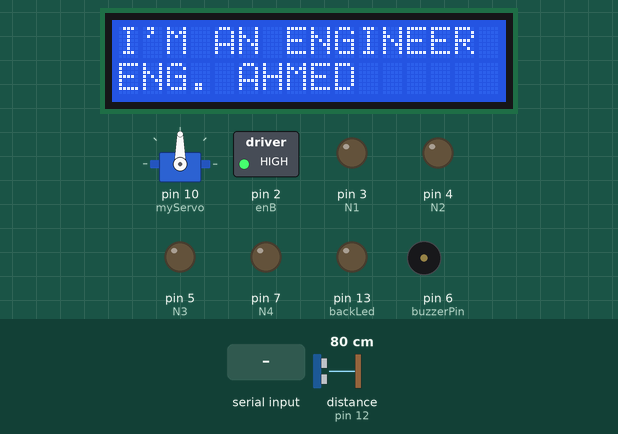
Bench run of a sketch on a simulated Arduino Uno, built with avr-gcc and run on an emulated ATmega328P. Shown: servo, 16×2 character LCD, switched loads named in the sketch (green lamp = pin HIGH), output pins drawn as LEDs (lit = HIGH), buzzer (waves = sounding, pin HIGH). Wiring (inferred from the names in the program): ultrasonic range finder: trigger pin 11; echo pin 12. The test bench sets the inputs (shaded band); at power-on: distance to the obstacle (sensor on pin 12) 80 cm. The echo pulse lasts 58.3 µs per cm; pins used as bus, display or sensor lines are not drawn; what the sketch prints to the serial monitor is not drawn.

Above: at 1.2 s.
1.3 s: distance to the obstacle (sensor on pin 12) set to 23 cm
2.9 s: distance to the obstacle (sensor on pin 12) set to 18 cm
At 5.0 s:
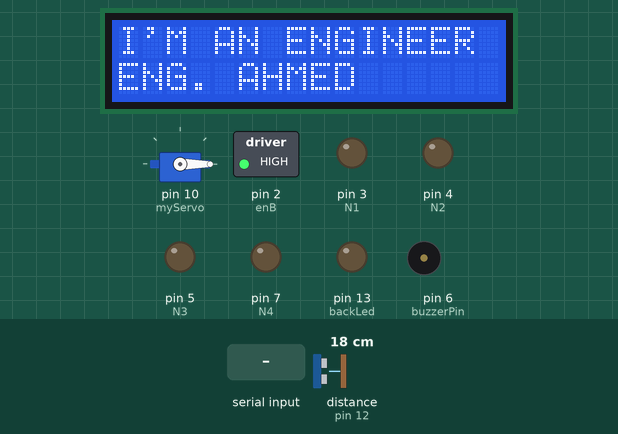
5.9 s: "F" received over the second serial link
At 8.3 s:
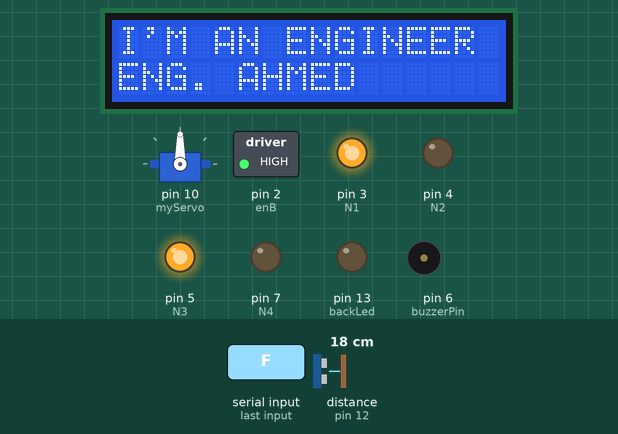
8.9 s: "R" received over the second serial link
At 12.05 s:
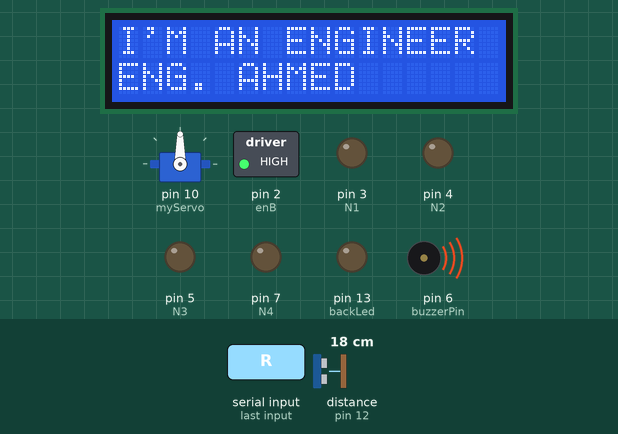
Timing chart, 0 to 12.9 s (numbered marks = the images above; inputs shaded):
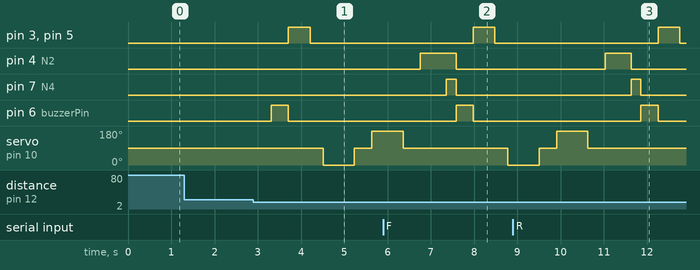

The sketch:

sketch_mar1a.ino
```cpp
#include <SoftwareSerial.h>
#include <Servo.h>
#include <LiquidCrystal_I2C.h>
#include <Wire.h>

SoftwareSerial BT(8,9);
Servo myServo;
LiquidCrystal_I2C lcd(0x27,16,2);

// Motor pins
int enB = 2;
#define N1 3
#define N2 4
#define N3 5
#define N4 7

// Ultrasonic Pins
#define trigPin 11
#define echoPin 12

// Buzzer & Led
int buzzerPin = 6;
int backLed = 13;

// Variables
char command;
bool movingBack = false;
bool obstacleDetected = false;

long duration;
int distance;


// Buzzer timer
unsigned long buzzerTimer = 0;

void setup() {

    // Motors Setup
    pinMode(enB, OUTPUT);
    pinMode(N1, OUTPUT);
    pinMode(N2, OUTPUT);
    pinMode(N3, OUTPUT);
    pinMode(N4, OUTPUT);
    digitalWrite(enB,HIGH);

    // Ultrasonic Setup
    pinMode(trigPin, OUTPUT);
    pinMode(echoPin, INPUT);

    pinMode(buzzerPin, OUTPUT);
    pinMode(backLed, OUTPUT);

    // Servo Setup
    myServo.attach(10);
    myServo.write(90);

    lcd.init();
    lcd.backlight();

    lcd.setCursor(0,0);
    lcd.print("I'M AN ENGINEER");

    lcd.setCursor(0,1);
    lcd.print("ENG. AHMED");

    Serial.begin(9600);
    BT.begin(9600);
}

int getDistance() {

  int d1, d2, d3;

  digitalWrite(trigPin,LOW);
  delayMicroseconds(2);
  digitalWrite(trigPin,HIGH);
  delayMicroseconds(10);
  digitalWrite(trigPin,LOW);
  d1 = pulseIn(echoPin,HIGH) * 0.034 / 2;

  delay(10);

  digitalWrite(trigPin,LOW);
  delayMicroseconds(2);
  digitalWrite(trigPin,HIGH);
  delayMicroseconds(10);
  digitalWrite(trigPin,LOW);
  d2 = pulseIn(echoPin,HIGH) * 0.034 / 2;

  delay(10);

  digitalWrite(trigPin,LOW);
  delayMicroseconds(2);
  digitalWrite(trigPin,HIGH);
  delayMicroseconds(10);
  digitalWrite(trigPin,LOW);
  d3 = pulseIn(echoPin,HIGH) * 0.034 / 2;

  return (d1 + d2 + d3) / 3;
}


void Stop(){

  digitalWrite(N1,LOW);
  digitalWrite(N2,LOW);
  digitalWrite(N3,LOW);
  digitalWrite(N4,LOW);
}

void Forward(){

  digitalWrite(N1,LOW);
  digitalWrite(N2,HIGH);
  digitalWrite(N3,LOW);
  digitalWrite(N4,HIGH);
}

void Backward(){

  digitalWrite(N1,HIGH);
  digitalWrite(N2,LOW);
  digitalWrite(N3,HIGH);
  digitalWrite(N4,LOW);
}

void Left(){

  digitalWrite(N1,LOW);
  digitalWrite(N2,HIGH);
  digitalWrite(N3,LOW);
  digitalWrite(N4,LOW);
}

void Right(){

  digitalWrite(N1,LOW);
  digitalWrite(N2,LOW);
  digitalWrite(N3,LOW);
  digitalWrite(N4,HIGH);
}

void servoCode() {

  distance = getDistance();

    Serial.print("Distance: ");
  Serial.println(distance);

  delay(200);

  if(distance < 20 && distance > 0 && !obstacleDetected) {

    obstacleDetected = true;

    Stop();

    digitalWrite(buzzerPin, HIGH);
    delay(400);
    digitalWrite(buzzerPin, LOW);

    Backward();
    delay(500);
    Stop();
    delay(300);

    myServo.write(0);
    delay(700);
    int leftDist = getDistance();

    myServo.write(90);
    delay(400);

    myServo.write(180);
    delay(700);
    int rightDist = getDistance();

    myServo.write(90);
    delay(400);

    if(rightDist > leftDist) {

      Right();
      delay(600);

    } else {

      Left();
      delay(600);

    }

    Stop();

    obstacleDetected = false;
  }
}


void loop() {

  servoCode();

  digitalWrite(backLed,movingBack);

  if(millis() - buzzerTimer > 500){
  digitalWrite(buzzerPin,LOW);
  }


  if(BT.available()){

  command = BT.read();

  switch(command){

  case 'F':
  Forward();
  movingBack=false;
  break;

  case 'B':
  Backward();
  movingBack=true;
  break;

  case 'L':
  Left();
  movingBack=false;
  break;

  case 'R':
  Right();
  movingBack=false;
  break;

  case 'S':
  Stop();
  movingBack=false;
  break;

  case 'Y':
  digitalWrite(buzzerPin,HIGH);
  buzzerTimer = millis();
  break;

  }
  }

}
```

Measured:
- the behaviour switches between 21 and 20 cm on distance to the obstacle (sensor on pin 12) (found by bisection; images 0 and 1)
- after the input at 1.3 s, every drawn part: stays the same
- after the input at 2.9 s, pin 3 (N1), pin 5 (N3): LOW → HIGH after 0.81 s, → LOW 0.50 s later; pin 6 (buzzerPin): LOW → HIGH after 0.41 s, → LOW 0.40 s later; servo on pin 10 (myServo): 90° → 0° after 1.6 s, → 90° 0.72 s later, → 180° 0.40 s later
- after the input at 5.9 s, pin 7 (N4): LOW → HIGH after 1.5 s, → LOW 0.22 s later
- after the input at 8.9 s, pin 7 (N4): LOW → HIGH after 2.7 s, → LOW 0.22 s later
